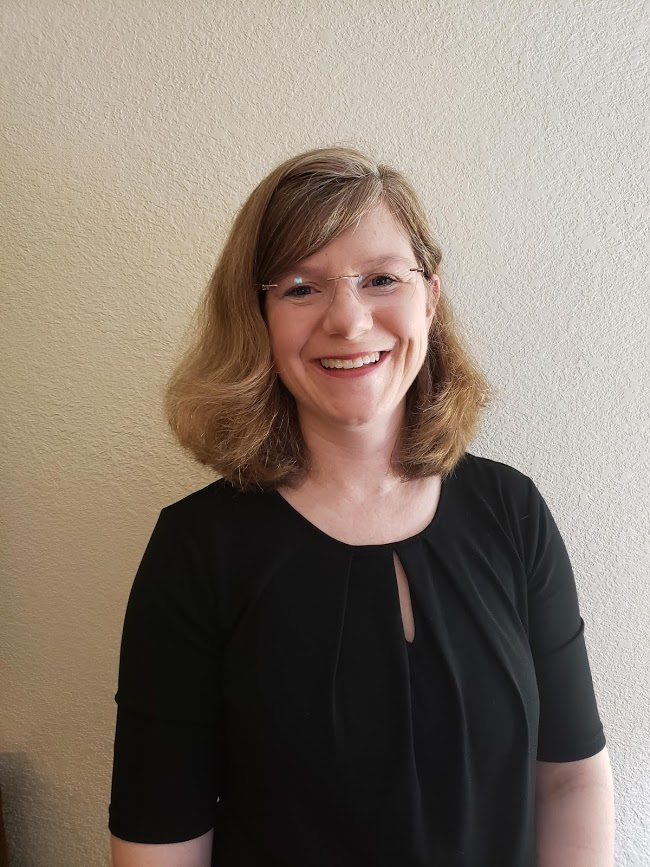
#> input picture mother.jpg, 650 x 867 px
$ python 'blob detection.py'   (older library calls are emulated)
#> lines starting #> are read from the running program, lines starting #| are printed output that depends on the picture
import cv2
import numpy as np

# Read image
im = cv2.imread("mother.jpg", cv2.IMREAD_GRAYSCALE)
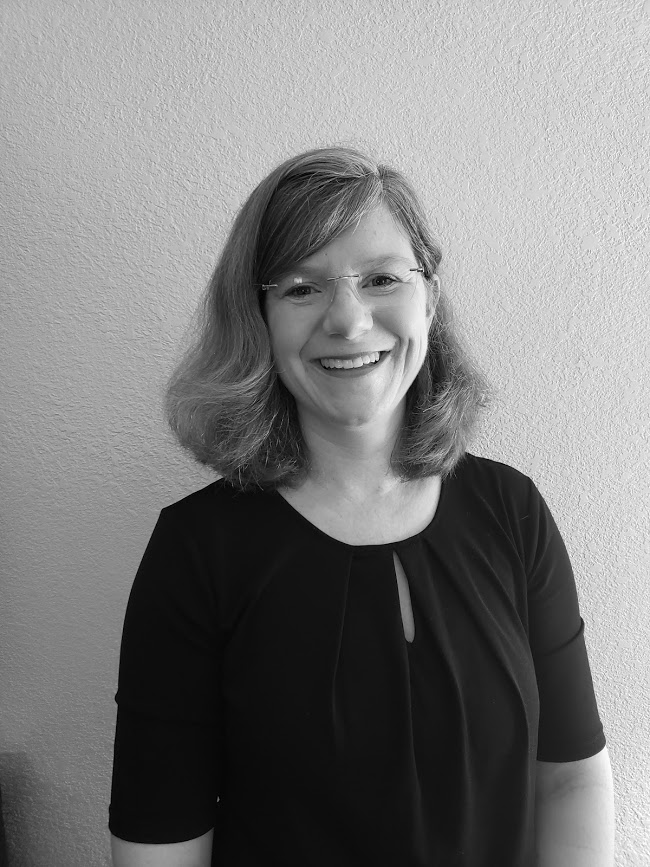
#> im: shape (867, 650); min 0, max 255, mean 125

# Setup SimpleBlobDetector parameters.
params = cv2.SimpleBlobDetector_Params()

# Change thresholds
params.minThreshold = 10
params.maxThreshold = 200


# Filter by Area.
params.filterByArea = True
params.minArea = 1500

# Filter by Circularity
params.filterByCircularity = True
params.minCircularity = 0.1

# Filter by Convexity
params.filterByConvexity = True
params.minConvexity = 0.87

# Filter by Inertia
params.filterByInertia = True
params.minInertiaRatio = 0.01

# Create a detector with the parameters
ver = (cv2.__version__).split('.')
if int(ver[0]) < 3 :
	detector = cv2.SimpleBlobDetector(params)
else :
	detector = cv2.SimpleBlobDetector_create(params)


# Detect blobs.
keypoints = detector.detect(im)
#> keypoints = ()

# Draw detected blobs as red circles.
# cv2.DRAW_MATCHES_FLAGS_DRAW_RICH_KEYPOINTS ensures
# the size of the circle corresponds to the size of blob

im_with_keypoints = cv2.drawKeypoints(im, keypoints, np.array([]), (0,0,255), cv2.DRAW_MATCHES_FLAGS_DRAW_RICH_KEYPOINTS)

# Show blobs
cv2.imshow("Keypoints", im_with_keypoints)
cv2.waitKey(0)
